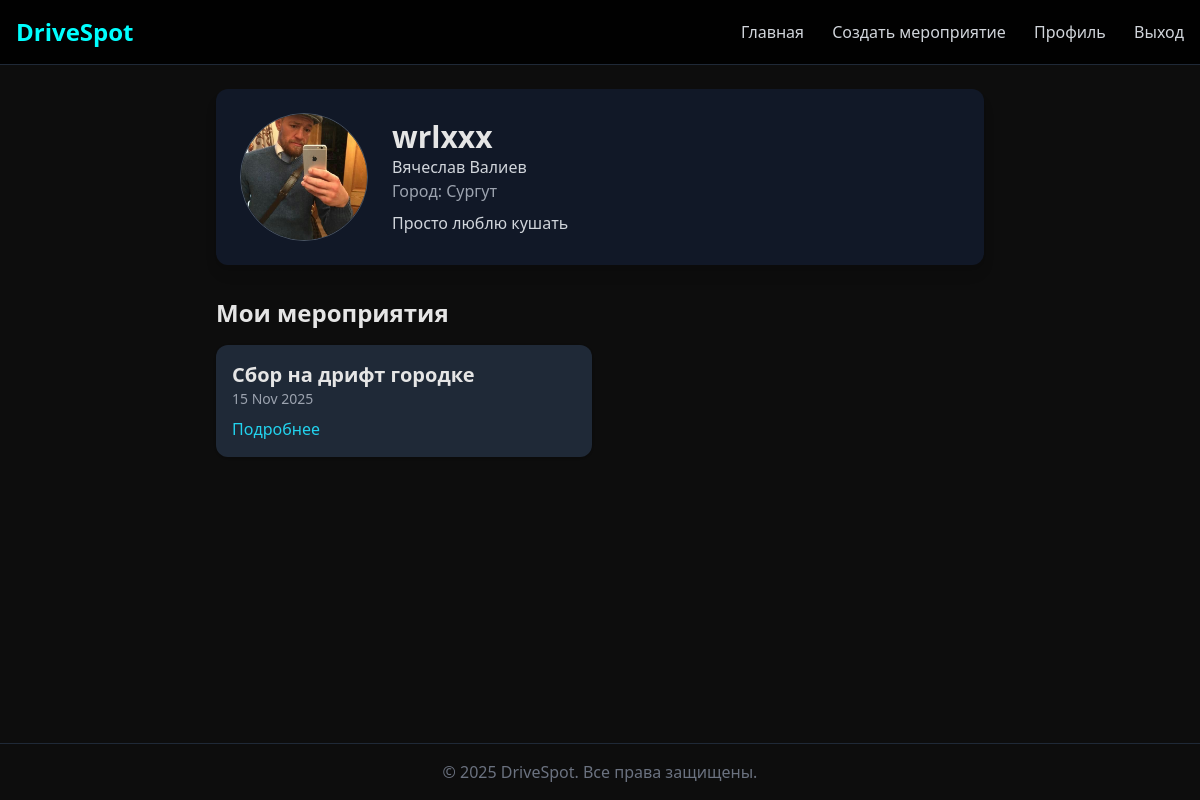
Page /users/profile/wrlxxx/ (signed in) on the committed database.
### users/models.py (models this page shows, shortened)
class UserProfile(AbstractUser):
    city = models.ForeignKey(City, on_delete=models.SET_NULL, null=True, blank=True)
    avatar = models.ImageField(upload_to='avatars/', null=True, blank=True)
    bio = models.TextField(blank=True)
    car_info = models.CharField(max_length=255, blank=True)
    rating = models.FloatField(default=0)
    is_organizer = models.BooleanField(default=False)
    badges = models.JSONField(default=list, blank=True) # простая структура для бейджей

class City(models.Model):
    name = models.CharField(max_length=150, unique=True)
    slug = models.SlugField(max_length=160, unique=True)

### events/models.py (models this page shows)
class Event(models.Model):
    title = models.CharField(max_length=200)
    description = models.TextField(blank=True)
    city = models.ForeignKey(City, on_delete=models.CASCADE)
    category = models.ForeignKey(Category, on_delete=models.SET_NULL, null=True, blank=True)
    organizer = models.ForeignKey(UserProfile, on_delete=models.CASCADE, related_name='organized_events')
    date = models.DateTimeField()
    location = models.CharField(max_length=255, blank=True)
    cover_image = models.ImageField(upload_to='event_covers/', null=True, blank=True)
    max_participants = models.PositiveIntegerField(null=True, blank=True)
    participants = models.ManyToManyField(UserProfile, related_name='events_participated', blank=True)
    is_public = models.BooleanField(default=True)
    created_at = models.DateTimeField(auto_now_add=True)

### users/views.py (the view)
# urls.py: path('profile/<str:username>/', views.profile_view, name='profile'),
@login_required
def profile_view(request, username):
    user_profile = get_object_or_404(User, username=username)
    return render(request, 'users/profile.html', {'user_profile': user_profile})

### templates/users/profile.html (shortened to what this page needs)
{% extends 'base.html' %}
{% load static %}
{% block content %}
<div class="max-w-3xl mx-auto">
  <div class="card flex flex-col md:flex-row items-center gap-6 bg-gray-900 p-6 rounded-xl shadow-lg">
  {% if user_profile.avatar %}
    <img src="{{ user_profile.avatar.url }}" alt="avatar"
      class="w-32 h-32 rounded-full border border-cyan-500 object-cover">
  {% else %}
    <img src="{% static 'images/default_avatar.jpg' %}" alt="avatar"
      class="w-32 h-32 rounded-full border border-gray-600 object-cover">
  {% endif %}
  <div>
    <h1 class="text-3xl font-bold">{{ user_profile.username }}</h1>
    {% if user_profile.first_name or user_profile.last_name %}
      <p class="text-gray-300">{{ user_profile.first_name }} {{ user_profile.last_name }}</p>
    {% endif %}
    <p class="text-gray-400">Город: {{ user_profile.city.name }}</p>
    <p class="mt-2 text-gray-300">{{ user_profile.bio }}</p>
  </div>
</div>
  <div class="mt-8">
    <h2 class="text-2xl font-semibold mb-4">Мои мероприятия</h2>
    <div class="grid md:grid-cols-2 gap-4">
      {% for event in user.organized_events.all %}
        <div class="card p-4 bg-gray-800 rounded-xl shadow">
          <h3 class="text-xl font-bold">{{ event.title }}</h3>
          <p class="text-gray-400 text-sm mb-2">{{ event.date|date:'d M Y' }}</p>
          <a href="/{{ event.id }}/" class="neon text-cyan-400 hover:underline">Подробнее</a>
        </div>
      {% empty %}
        <p class="text-gray-500">Нет созданных мероприятий.</p>
      {% endfor %}
    </div>
  </div>
</div>
{% endblock %}

### templates/base.html (style rules this page uses)
body { background-color: #0d0d0d; color: #e5e5e5; }
a { transition: color 0.2s ease; }
.neon { color: #00ffff; }
.card { background: #1a1a1a; border-radius: 1rem; padding: 1rem; box-shadow: 0 0 10px #00ffff33; }

### rows in the picture
UserProfile: username "wrlxxx", first_name "Вячеслав", last_name "Валиев", city.name "Сургут", bio "Просто люблю кушать"
Event: title "Сбор на дрифт городке", date "15 Nov 2025"
